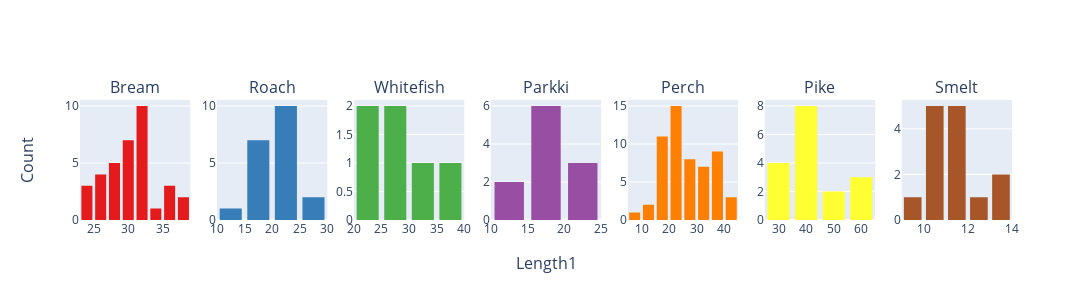
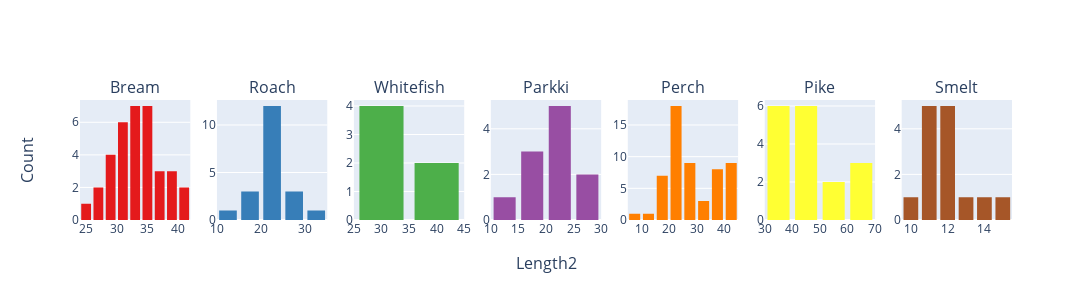
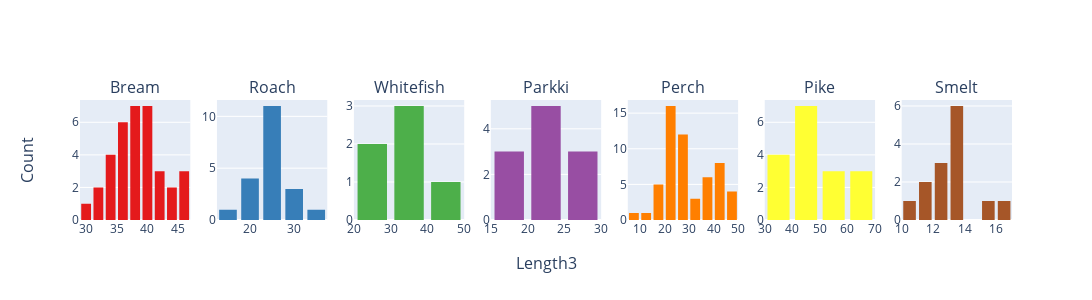
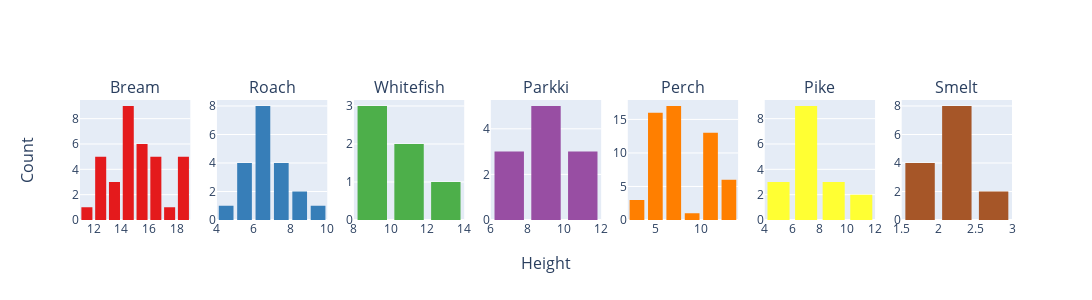

These figures' notebook cell, in order:
### Code cell
for variable in variables:
    fig = make_subplots(rows=1, cols=7, subplot_titles=species, x_title=variable, y_title='Count')

    for i, specie in enumerate(species, start=0):
        col = (i % 7) + 1

        filtered_data = data[data['Species'] == specie]

        histogram_trace = go.Histogram(
            x=filtered_data[variable],
            name=specie,
            marker=dict(color=px.colors.qualitative.Set1[i % len(px.colors.qualitative.Set1)]),
            showlegend=False
        )

        fig.add_trace(histogram_trace, row=1, col=col)

    fig.update_layout(
        height=300,
        width=1300,
        bargap=0.2,
    )
    fig.show()

### Figure 1 — Plotly figure (JSON) as saved in the notebook; plotly's stock layout.template omitted (floating-point values rounded to 4 significant figures)
{"data": [{"marker": {"color": "rgb(228,26,28)"}, "name": "Bream", "showlegend": false, "type": "histogram", "x": [23.2, 24, 23.9, 26.3, 26.5, 26.8, 26.8, 27.6, 27.6, 28.5, 28.4, 28.7, 29.1, 29.5, 29.4, 29.4, 30.4, 30.4, 30.9, 31, 31.3, 31.4, 31.5, 31.8, 31.9, 31.8, 32, 32.7, 32.8, 33.5, 35, 35, 36.2, 37.4, 38], "xaxis": "x", "yaxis": "y"}, {"marker": {"color": "rgb(55,126,184)"}, "name": "Roach", "showlegend": false, "type": "histogram", "x": [12.9, 16.5, 17.5, 18.2, 18.6, 19, 19.1, 19.4, 20.4, 20.5, 20.5, 21, 21.1, 22, 22, 22.1, 23.6, 24, 25, 29.5], "xaxis": "x2", "yaxis": "y2"}, {"marker": {"color": "rgb(77,175,74)"}, "name": "Whitefish", "showlegend": false, "type": "histogram", "x": [23.6, 24.1, 25.6, 28.5, 33.7, 37.3], "xaxis": "x3", "yaxis": "y3"}, {"marker": {"color": "rgb(152,78,163)"}, "name": "Parkki", "showlegend": false, "type": "histogram", "x": [13.5, 14.3, 16.3, 17.5, 18.4, 19, 19, 19.8, 21.2, 23, 24], "xaxis": "x4", "yaxis": "y4"}, {"marker": {"color": "rgb(255,127,0)"}, "name": "Perch", "showlegend": false, "type": "histogram", "x": [7.5, 12.5, 13.8, 15, 15.7, 16.2, 16.8, 17.2, 17.8, 18.2, 19, 19, 19, 19.3, 20, 20, 20, 20, 20, 20.5, 20.5, 20.7, 21, 21.5, 22, 22, 22.6, 23, 23.5, 25, 25.2, 25.4, 25.4, 25.4, 25.9, 26.9, 27.8, 30.5, 32, 32.5, 34, 34, 34.5, 34.6, 36.5, 36.5, 36.6, 36.9, 37, 37, 37.1, 39, 39.8, 40.1, 40.2, 41.1], "xaxis": "x5", "yaxis": "y5"}, {"marker": {"color": "rgb(255,255,51)"}, "name": "Pike", "showlegend": false, "type": "histogram", "x": [30, 31.7, 32.7, 34.8, 35.5, 36, 40, 40, 40.1, 42, 43.2, 44.8, 48.3, 52, 56, 56, 59], "xaxis": "x6", "yaxis": "y6"}, {"marker": {"color": "rgb(166,86,40)"}, "name": "Smelt", "showlegend": false, "type": "histogram", "x": [9.3, 10, 10.1, 10.4, 10.7, 10.8, 11.3, 11.3, 11.4, 11.5, 11.7, 12.1, 13.2, 13.8], "xaxis": "x7", "yaxis": "y7"}], "layout": {"annotations": [{"font": {"size": 16}, "showarrow": false, "text": "Bream", "x": 0.05918, "xanchor": "center", "xref": "paper", "y": 1, "yanchor": "bottom", "yref": "paper"}, {"font": {"size": 16}, "showarrow": false, "text": "Roach", "x": 0.2061, "xanchor": "center", "xref": "paper", "y": 1, "yanchor": "bottom", "yref": "paper"}, {"font": {"size": 16}, "showarrow": false, "text": "Whitefish", "x": 0.3531, "xanchor": "center", "xref": "paper", "y": 1, "yanchor": "bottom", "yref": "paper"}, {"font": {"size": 16}, "showarrow": false, "text": "Parkki", "x": 0.5, "xanchor": "center", "xref": "paper", "y": 1, "yanchor": "bottom", "yref": "paper"}, {"font": {"size": 16}, "showarrow": false, "text": "Perch", "x": 0.6469, "xanchor": "center", "xref": "paper", "y": 1, "yanchor": "bottom", "yref": "paper"}, {"font": {"size": 16}, "showarrow": false, "text": "Pike", "x": 0.7939, "xanchor": "center", "xref": "paper", "y": 1, "yanchor": "bottom", "yref": "paper"}, {"font": {"size": 16}, "showarrow": false, "text": "Smelt", "x": 0.9408, "xanchor": "center", "xref": "paper", "y": 1, "yanchor": "bottom", "yref": "paper"}, {"font": {"size": 16}, "showarrow": false, "text": "Length1", "x": 0.5, "xanchor": "center", "xref": "paper", "y": 0, "yanchor": "top", "yref": "paper", "yshift": -30}, {"font": {"size": 16}, "showarrow": false, "text": "Count", "textangle": -90, "x": 0, "xanchor": "right", "xref": "paper", "xshift": -40, "y": 0.5, "yanchor": "middle", "yref": "paper"}], "bargap": 0.2, "height": 300, "width": 1300, "xaxis": {"anchor": "y", "domain": [0, 0.1184]}, "xaxis2": {"anchor": "y2", "domain": [0.1469, 0.2653]}, "xaxis3": {"anchor": "y3", "domain": [0.2939, 0.4122]}, "xaxis4": {"anchor": "y4", "domain": [0.4408, 0.5592]}, "xaxis5": {"anchor": "y5", "domain": [0.5878, 0.7061]}, "xaxis6": {"anchor": "y6", "domain": [0.7347, 0.8531]}, "xaxis7": {"anchor": "y7", "domain": [0.8816, 1.0]}, "yaxis": {"anchor": "x", "domain": [0, 1]}, "yaxis2": {"anchor": "x2", "domain": [0, 1]}, "yaxis3": {"anchor": "x3", "domain": [0, 1]}, "yaxis4": {"anchor": "x4", "domain": [0, 1]}, "yaxis5": {"anchor": "x5", "domain": [0, 1]}, "yaxis6": {"anchor": "x6", "domain": [0, 1]}, "yaxis7": {"anchor": "x7", "domain": [0, 1]}}}

### Figure 2 — Plotly figure (JSON) as saved in the notebook; plotly's stock layout.template omitted (floating-point values rounded to 4 significant figures)
{"data": [{"marker": {"color": "rgb(228,26,28)"}, "name": "Bream", "showlegend": false, "type": "histogram", "x": [25.4, 26.3, 26.5, 29, 29, 29.7, 29.7, 30, 30, 30.7, 31, 31, 31.5, 32, 32, 32, 33, 33, 33.5, 33.5, 34, 34, 34.5, 35, 35, 35, 35, 36, 36, 37, 38.5, 38.5, 39.5, 41, 41], "xaxis": "x", "yaxis": "y"}, {"marker": {"color": "rgb(55,126,184)"}, "name": "Roach", "showlegend": false, "type": "histogram", "x": [14.1, 18.2, 18.8, 19.8, 20, 20.5, 20.8, 21, 22, 22, 22.5, 22.5, 22.5, 24, 23.4, 23.5, 25.2, 26, 27, 31.7], "xaxis": "x2", "yaxis": "y2"}, {"marker": {"color": "rgb(77,175,74)"}, "name": "Whitefish", "showlegend": false, "type": "histogram", "x": [26, 26.5, 28, 31, 36.4, 40], "xaxis": "x3", "yaxis": "y3"}, {"marker": {"color": "rgb(152,78,163)"}, "name": "Parkki", "showlegend": false, "type": "histogram", "x": [14.7, 15.5, 17.7, 19, 20, 20.7, 20.7, 21.5, 23, 25, 26], "xaxis": "x4", "yaxis": "y4"}, {"marker": {"color": "rgb(255,127,0)"}, "name": "Perch", "showlegend": false, "type": "histogram", "x": [8.4, 13.7, 15, 16.2, 17.4, 18, 18.7, 19, 19.6, 20, 21, 21, 21, 21.3, 22, 22, 22, 22, 22, 22.5, 22.5, 22.7, 23, 23.5, 24, 24, 24.6, 25, 25.6, 26.5, 27.3, 27.5, 27.5, 27.5, 28, 28.7, 30, 32.8, 34.5, 35, 36.5, 36, 37, 37, 39, 39, 39, 40, 40, 40, 40, 42, 43, 43, 43.5, 44], "xaxis": "x5", "yaxis": "y5"}, {"marker": {"color": "rgb(255,255,51)"}, "name": "Pike", "showlegend": false, "type": "histogram", "x": [32.3, 34, 35, 37.3, 38, 38.5, 42.5, 42.5, 43, 45, 46, 48, 51.7, 56, 60, 60, 63.4], "xaxis": "x6", "yaxis": "y6"}, {"marker": {"color": "rgb(166,86,40)"}, "name": "Smelt", "showlegend": false, "type": "histogram", "x": [9.8, 10.5, 10.6, 11, 11.2, 11.3, 11.8, 11.8, 12, 12.2, 12.4, 13, 14.3, 15], "xaxis": "x7", "yaxis": "y7"}], "layout": {"annotations": [{"font": {"size": 16}, "showarrow": false, "text": "Bream", "x": 0.05918, "xanchor": "center", "xref": "paper", "y": 1, "yanchor": "bottom", "yref": "paper"}, {"font": {"size": 16}, "showarrow": false, "text": "Roach", "x": 0.2061, "xanchor": "center", "xref": "paper", "y": 1, "yanchor": "bottom", "yref": "paper"}, {"font": {"size": 16}, "showarrow": false, "text": "Whitefish", "x": 0.3531, "xanchor": "center", "xref": "paper", "y": 1, "yanchor": "bottom", "yref": "paper"}, {"font": {"size": 16}, "showarrow": false, "text": "Parkki", "x": 0.5, "xanchor": "center", "xref": "paper", "y": 1, "yanchor": "bottom", "yref": "paper"}, {"font": {"size": 16}, "showarrow": false, "text": "Perch", "x": 0.6469, "xanchor": "center", "xref": "paper", "y": 1, "yanchor": "bottom", "yref": "paper"}, {"font": {"size": 16}, "showarrow": false, "text": "Pike", "x": 0.7939, "xanchor": "center", "xref": "paper", "y": 1, "yanchor": "bottom", "yref": "paper"}, {"font": {"size": 16}, "showarrow": false, "text": "Smelt", "x": 0.9408, "xanchor": "center", "xref": "paper", "y": 1, "yanchor": "bottom", "yref": "paper"}, {"font": {"size": 16}, "showarrow": false, "text": "Length2", "x": 0.5, "xanchor": "center", "xref": "paper", "y": 0, "yanchor": "top", "yref": "paper", "yshift": -30}, {"font": {"size": 16}, "showarrow": false, "text": "Count", "textangle": -90, "x": 0, "xanchor": "right", "xref": "paper", "xshift": -40, "y": 0.5, "yanchor": "middle", "yref": "paper"}], "bargap": 0.2, "height": 300, "width": 1300, "xaxis": {"anchor": "y", "domain": [0, 0.1184]}, "xaxis2": {"anchor": "y2", "domain": [0.1469, 0.2653]}, "xaxis3": {"anchor": "y3", "domain": [0.2939, 0.4122]}, "xaxis4": {"anchor": "y4", "domain": [0.4408, 0.5592]}, "xaxis5": {"anchor": "y5", "domain": [0.5878, 0.7061]}, "xaxis6": {"anchor": "y6", "domain": [0.7347, 0.8531]}, "xaxis7": {"anchor": "y7", "domain": [0.8816, 1.0]}, "yaxis": {"anchor": "x", "domain": [0, 1]}, "yaxis2": {"anchor": "x2", "domain": [0, 1]}, "yaxis3": {"anchor": "x3", "domain": [0, 1]}, "yaxis4": {"anchor": "x4", "domain": [0, 1]}, "yaxis5": {"anchor": "x5", "domain": [0, 1]}, "yaxis6": {"anchor": "x6", "domain": [0, 1]}, "yaxis7": {"anchor": "x7", "domain": [0, 1]}}}

### Figure 3 — Plotly figure (JSON) as saved in the notebook; plotly's stock layout.template omitted (floating-point values rounded to 4 significant figures)
{"data": [{"marker": {"color": "rgb(228,26,28)"}, "name": "Bream", "showlegend": false, "type": "histogram", "x": [30, 31.2, 31.1, 33.5, 34, 34.7, 34.5, 35, 35.1, 36.2, 36.2, 36.2, 36.4, 37.3, 37.2, 37.2, 38.3, 38.5, 38.6, 38.7, 39.5, 39.2, 39.7, 40.6, 40.5, 40.9, 40.6, 41.5, 41.6, 42.6, 44.1, 44, 45.3, 45.9, 46.5], "xaxis": "x", "yaxis": "y"}, {"marker": {"color": "rgb(55,126,184)"}, "name": "Roach", "showlegend": false, "type": "histogram", "x": [16.2, 20.3, 21.2, 22.2, 22.2, 22.8, 23.1, 23.7, 24.7, 24.3, 25.3, 25, 25, 27.2, 26.7, 26.8, 27.9, 29.2, 30.6, 35], "xaxis": "x2", "yaxis": "y2"}, {"marker": {"color": "rgb(77,175,74)"}, "name": "Whitefish", "showlegend": false, "type": "histogram", "x": [28.7, 29.3, 30.8, 34, 39.6, 43.5], "xaxis": "x3", "yaxis": "y3"}, {"marker": {"color": "rgb(152,78,163)"}, "name": "Parkki", "showlegend": false, "type": "histogram", "x": [16.5, 17.4, 19.8, 21.3, 22.4, 23.2, 23.2, 24.1, 25.8, 28, 29], "xaxis": "x4", "yaxis": "y4"}, {"marker": {"color": "rgb(255,127,0)"}, "name": "Perch", "showlegend": false, "type": "histogram", "x": [8.8, 14.7, 16, 17.2, 18.5, 19.2, 19.4, 20.2, 20.8, 21, 22.5, 22.5, 22.5, 22.8, 23.5, 23.5, 23.5, 23.5, 23.5, 24, 24, 24.2, 24.5, 25, 25.5, 25.5, 26.2, 26.5, 27, 28, 28.7, 28.9, 28.9, 28.9, 29.4, 30.1, 31.6, 34, 36.5, 37.3, 39, 38.3, 39.4, 39.3, 41.4, 41.4, 41.3, 42.3, 42.5, 42.4, 42.5, 44.6, 45.2, 45.5, 46, 46.6], "xaxis": "x5", "yaxis": "y5"}, {"marker": {"color": "rgb(255,255,51)"}, "name": "Pike", "showlegend": false, "type": "histogram", "x": [34.8, 37.8, 38.8, 39.8, 40.5, 41, 45.5, 45.5, 45.8, 48, 48.7, 51.2, 55.1, 59.7, 64, 64, 68], "xaxis": "x6", "yaxis": "y6"}, {"marker": {"color": "rgb(166,86,40)"}, "name": "Smelt", "showlegend": false, "type": "histogram", "x": [10.8, 11.6, 11.6, 12, 12.4, 12.6, 13.1, 13.1, 13.2, 13.4, 13.5, 13.8, 15.2, 16.2], "xaxis": "x7", "yaxis": "y7"}], "layout": {"annotations": [{"font": {"size": 16}, "showarrow": false, "text": "Bream", "x": 0.05918, "xanchor": "center", "xref": "paper", "y": 1, "yanchor": "bottom", "yref": "paper"}, {"font": {"size": 16}, "showarrow": false, "text": "Roach", "x": 0.2061, "xanchor": "center", "xref": "paper", "y": 1, "yanchor": "bottom", "yref": "paper"}, {"font": {"size": 16}, "showarrow": false, "text": "Whitefish", "x": 0.3531, "xanchor": "center", "xref": "paper", "y": 1, "yanchor": "bottom", "yref": "paper"}, {"font": {"size": 16}, "showarrow": false, "text": "Parkki", "x": 0.5, "xanchor": "center", "xref": "paper", "y": 1, "yanchor": "bottom", "yref": "paper"}, {"font": {"size": 16}, "showarrow": false, "text": "Perch", "x": 0.6469, "xanchor": "center", "xref": "paper", "y": 1, "yanchor": "bottom", "yref": "paper"}, {"font": {"size": 16}, "showarrow": false, "text": "Pike", "x": 0.7939, "xanchor": "center", "xref": "paper", "y": 1, "yanchor": "bottom", "yref": "paper"}, {"font": {"size": 16}, "showarrow": false, "text": "Smelt", "x": 0.9408, "xanchor": "center", "xref": "paper", "y": 1, "yanchor": "bottom", "yref": "paper"}, {"font": {"size": 16}, "showarrow": false, "text": "Length3", "x": 0.5, "xanchor": "center", "xref": "paper", "y": 0, "yanchor": "top", "yref": "paper", "yshift": -30}, {"font": {"size": 16}, "showarrow": false, "text": "Count", "textangle": -90, "x": 0, "xanchor": "right", "xref": "paper", "xshift": -40, "y": 0.5, "yanchor": "middle", "yref": "paper"}], "bargap": 0.2, "height": 300, "width": 1300, "xaxis": {"anchor": "y", "domain": [0, 0.1184]}, "xaxis2": {"anchor": "y2", "domain": [0.1469, 0.2653]}, "xaxis3": {"anchor": "y3", "domain": [0.2939, 0.4122]}, "xaxis4": {"anchor": "y4", "domain": [0.4408, 0.5592]}, "xaxis5": {"anchor": "y5", "domain": [0.5878, 0.7061]}, "xaxis6": {"anchor": "y6", "domain": [0.7347, 0.8531]}, "xaxis7": {"anchor": "y7", "domain": [0.8816, 1.0]}, "yaxis": {"anchor": "x", "domain": [0, 1]}, "yaxis2": {"anchor": "x2", "domain": [0, 1]}, "yaxis3": {"anchor": "x3", "domain": [0, 1]}, "yaxis4": {"anchor": "x4", "domain": [0, 1]}, "yaxis5": {"anchor": "x5", "domain": [0, 1]}, "yaxis6": {"anchor": "x6", "domain": [0, 1]}, "yaxis7": {"anchor": "x7", "domain": [0, 1]}}}

### Figure 4 — Plotly figure (JSON) as saved in the notebook; plotly's stock layout.template omitted (floating-point values rounded to 4 significant figures)
{"data": [{"marker": {"color": "rgb(228,26,28)"}, "name": "Bream", "showlegend": false, "type": "histogram", "x": [11.52, 12.48, 12.38, 12.73, 12.44, 13.6, 14.18, 12.67, 14.0, 14.23, 14.26, 14.37, 13.76, 13.91, 14.95, 15.44, 14.86, 14.94, 15.63, 14.47, 15.13, 15.99, 15.52, 15.47, 16.24, 16.36, 16.36, 16.52, 16.89, 18.96, 18.04, 18.08, 18.75, 18.64, 17.62], "xaxis": "x", "yaxis": "y"}, {"marker": {"color": "rgb(55,126,184)"}, "name": "Roach", "showlegend": false, "type": "histogram", "x": [4.147, 5.298, 5.576, 5.617, 6.216, 6.475, 6.168, 6.115, 5.804, 6.634, 7.033, 6.55, 6.4, 7.534, 6.915, 7.397, 7.087, 8.877, 8.568, 9.485], "xaxis": "x2", "yaxis": "y2"}, {"marker": {"color": "rgb(77,175,74)"}, "name": "Whitefish", "showlegend": false, "type": "histogram", "x": [8.38, 8.145, 8.778, 10.74, 11.76, 12.35], "xaxis": "x3", "yaxis": "y3"}, {"marker": {"color": "rgb(152,78,163)"}, "name": "Parkki", "showlegend": false, "type": "histogram", "x": [6.848, 6.577, 7.405, 8.392, 8.893, 8.538, 9.396, 9.736, 10.35, 11.09, 11.37], "xaxis": "x4", "yaxis": "y4"}, {"marker": {"color": "rgb(255,127,0)"}, "name": "Perch", "showlegend": false, "type": "histogram", "x": [2.112, 3.528, 3.824, 4.592, 4.588, 5.222, 5.199, 5.636, 5.138, 5.082, 5.692, 5.918, 5.692, 6.384, 6.11, 5.64, 6.11, 5.875, 5.522, 5.856, 6.792, 5.953, 5.218, 6.275, 7.293, 6.375, 6.733, 6.439, 6.561, 7.168, 8.323, 7.167, 7.052, 7.283, 7.82, 7.585, 7.616, 10.03, 10.26, 11.49, 10.88, 10.61, 10.84, 10.57, 11.14, 11.14, 12.43, 11.93, 11.73, 12.38, 11.13, 12.8, 11.93, 12.51, 12.6, 12.49], "xaxis": "x5", "yaxis": "y5"}, {"marker": {"color": "rgb(255,255,51)"}, "name": "Pike", "showlegend": false, "type": "histogram", "x": [5.568, 5.708, 5.936, 6.288, 7.29, 6.396, 7.28, 6.825, 7.786, 6.96, 7.792, 7.68, 8.926, 10.69, 9.6, 9.6, 10.81], "xaxis": "x6", "yaxis": "y6"}, {"marker": {"color": "rgb(166,86,40)"}, "name": "Smelt", "showlegend": false, "type": "histogram", "x": [1.739, 1.972, 1.728, 2.196, 2.083, 1.978, 2.214, 2.214, 2.204, 2.09, 2.43, 2.277, 2.873, 2.932], "xaxis": "x7", "yaxis": "y7"}], "layout": {"annotations": [{"font": {"size": 16}, "showarrow": false, "text": "Bream", "x": 0.05918, "xanchor": "center", "xref": "paper", "y": 1, "yanchor": "bottom", "yref": "paper"}, {"font": {"size": 16}, "showarrow": false, "text": "Roach", "x": 0.2061, "xanchor": "center", "xref": "paper", "y": 1, "yanchor": "bottom", "yref": "paper"}, {"font": {"size": 16}, "showarrow": false, "text": "Whitefish", "x": 0.3531, "xanchor": "center", "xref": "paper", "y": 1, "yanchor": "bottom", "yref": "paper"}, {"font": {"size": 16}, "showarrow": false, "text": "Parkki", "x": 0.5, "xanchor": "center", "xref": "paper", "y": 1, "yanchor": "bottom", "yref": "paper"}, {"font": {"size": 16}, "showarrow": false, "text": "Perch", "x": 0.6469, "xanchor": "center", "xref": "paper", "y": 1, "yanchor": "bottom", "yref": "paper"}, {"font": {"size": 16}, "showarrow": false, "text": "Pike", "x": 0.7939, "xanchor": "center", "xref": "paper", "y": 1, "yanchor": "bottom", "yref": "paper"}, {"font": {"size": 16}, "showarrow": false, "text": "Smelt", "x": 0.9408, "xanchor": "center", "xref": "paper", "y": 1, "yanchor": "bottom", "yref": "paper"}, {"font": {"size": 16}, "showarrow": false, "text": "Height", "x": 0.5, "xanchor": "center", "xref": "paper", "y": 0, "yanchor": "top", "yref": "paper", "yshift": -30}, {"font": {"size": 16}, "showarrow": false, "text": "Count", "textangle": -90, "x": 0, "xanchor": "right", "xref": "paper", "xshift": -40, "y": 0.5, "yanchor": "middle", "yref": "paper"}], "bargap": 0.2, "height": 300, "width": 1300, "xaxis": {"anchor": "y", "domain": [0, 0.1184]}, "xaxis2": {"anchor": "y2", "domain": [0.1469, 0.2653]}, "xaxis3": {"anchor": "y3", "domain": [0.2939, 0.4122]}, "xaxis4": {"anchor": "y4", "domain": [0.4408, 0.5592]}, "xaxis5": {"anchor": "y5", "domain": [0.5878, 0.7061]}, "xaxis6": {"anchor": "y6", "domain": [0.7347, 0.8531]}, "xaxis7": {"anchor": "y7", "domain": [0.8816, 1.0]}, "yaxis": {"anchor": "x", "domain": [0, 1]}, "yaxis2": {"anchor": "x2", "domain": [0, 1]}, "yaxis3": {"anchor": "x3", "domain": [0, 1]}, "yaxis4": {"anchor": "x4", "domain": [0, 1]}, "yaxis5": {"anchor": "x5", "domain": [0, 1]}, "yaxis6": {"anchor": "x6", "domain": [0, 1]}, "yaxis7": {"anchor": "x7", "domain": [0, 1]}}}
